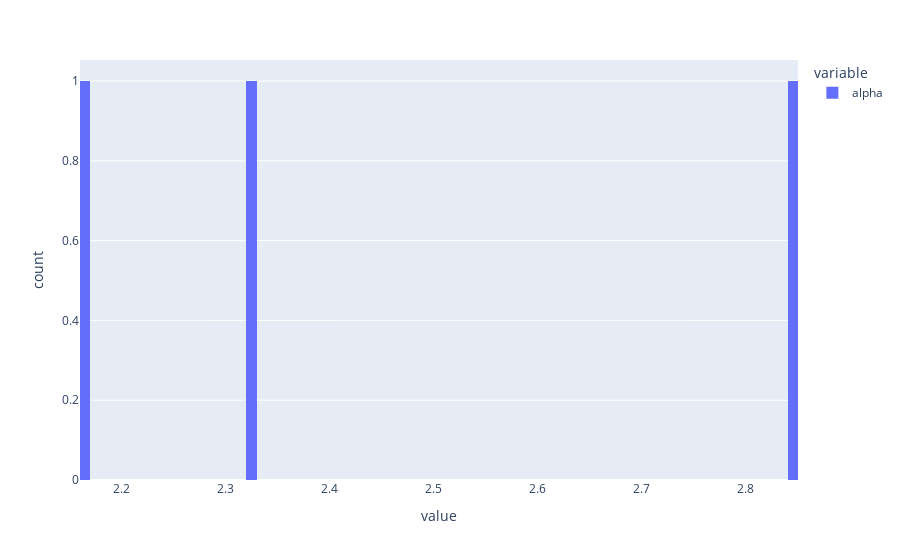

The code cell stored with this chart in its notebook:
### Code cell
px.histogram(details['alpha'], nbins = 100)

### Figure 1 — Plotly figure (JSON) as saved in the notebook; plotly's stock layout.template omitted (floating-point values rounded to 4 significant figures)
{"data": [{"alignmentgroup": "True", "bingroup": "x", "hovertemplate": "variable=alpha<br>value=%{x}<br>count=%{y}<extra></extra>", "legendgroup": "alpha", "marker": {"color": "#636efa", "pattern": {"shape": ""}}, "name": "alpha", "nbinsx": 100, "offsetgroup": "alpha", "orientation": "v", "showlegend": true, "type": "histogram", "x": [2.322, 2.162, 2.842], "xaxis": "x", "yaxis": "y"}], "layout": {"barmode": "relative", "legend": {"title": {"text": "variable"}, "tracegroupgap": 0}, "margin": {"t": 60}, "xaxis": {"anchor": "y", "domain": [0, 1], "title": {"text": "value"}}, "yaxis": {"anchor": "x", "domain": [0, 1], "title": {"text": "count"}}}}
